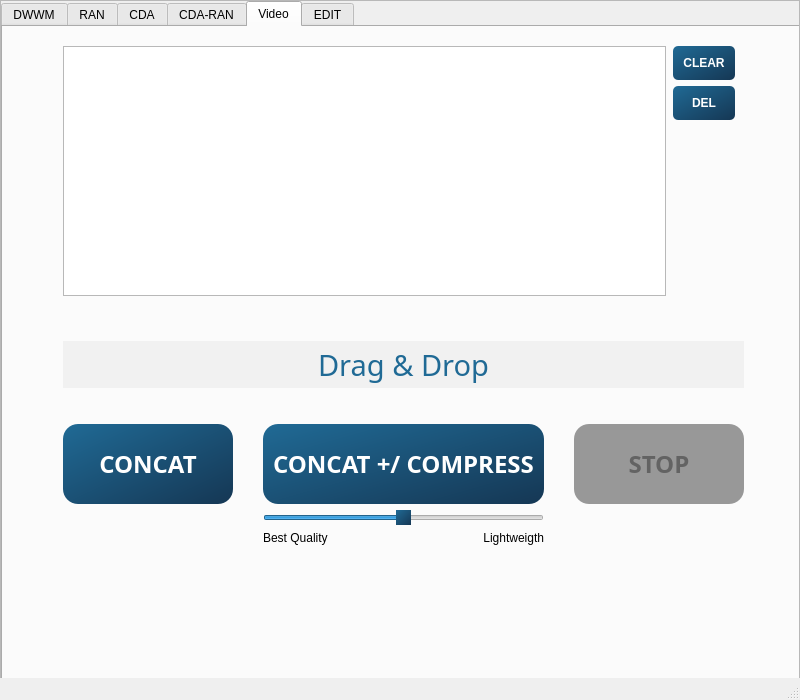
<?xml version="1.0" encoding="UTF-8"?>
<ui version="4.0">
 <class>MainWindow</class>
 <widget class="QMainWindow" name="MainWindow">
  <property name="geometry">
   <rect>
    <x>0</x>
    <y>0</y>
    <width>800</width>
    <height>700</height>
   </rect>
  </property>
  <property name="sizePolicy">
   <sizepolicy hsizetype="Fixed" vsizetype="Fixed">
    <horstretch>0</horstretch>
    <verstretch>0</verstretch>
   </sizepolicy>
  </property>
  <property name="maximumSize">
   <size>
    <width>800</width>
    <height>700</height>
   </size>
  </property>
  <property name="windowTitle">
   <string>MainWindow</string>
  </property>
  <property name="documentMode">
   <bool>false</bool>
  </property>
  <widget class="QWidget" name="centralwidget">
   <property name="sizePolicy">
    <sizepolicy hsizetype="Expanding" vsizetype="Expanding">
     <horstretch>0</horstretch>
     <verstretch>0</verstretch>
    </sizepolicy>
   </property>
   <property name="inputMethodHints">
    <set>Qt::ImhNone</set>
   </property>
   <widget class="QScrollArea" name="scrollArea_3">
    <property name="geometry">
     <rect>
      <x>0</x>
      <y>0</y>
      <width>800</width>
      <height>700</height>
     </rect>
    </property>
    <property name="widgetResizable">
     <bool>true</bool>
    </property>
    <widget class="QWidget" name="scrollAreaWidgetContents">
     <property name="geometry">
      <rect>
       <x>0</x>
       <y>0</y>
       <width>798</width>
       <height>698</height>
      </rect>
     </property>
     <widget class="QTabWidget" name="tabWidget">
      <property name="geometry">
       <rect>
        <x>0</x>
        <y>0</y>
        <width>800</width>
        <height>700</height>
       </rect>
      </property>
      <property name="minimumSize">
       <size>
        <width>800</width>
        <height>700</height>
       </size>
      </property>
      <property name="tabShape">
       <enum>QTabWidget::Rounded</enum>
      </property>
      <property name="currentIndex">
       <number>4</number>
      </property>
      <property name="tabsClosable">
       <bool>false</bool>
      </property>
      <property name="movable">
       <bool>false</bool>
      </property>
      <widget class="QWidget" name="dwwmTab">
       <attribute name="title">
        <string>DWWM</string>
       </attribute>
       <widget class="QScrollArea" name="DwwmScrollArea">
        <property name="geometry">
         <rect>
          <x>0</x>
          <y>0</y>
          <width>797</width>
          <height>680</height>
         </rect>
        </property>
        <property name="widgetResizable">
         <bool>true</bool>
        </property>
        <widget class="QWidget" name="scrollAreaWidgetContents_2">
         <property name="geometry">
          <rect>
           <x>0</x>
           <y>0</y>
           <width>795</width>
           <height>678</height>
          </rect>
         </property>
        </widget>
       </widget>
      </widget>
      <widget class="QWidget" name="ranTab">
       <attribute name="title">
        <string>RAN</string>
       </attribute>
       <widget class="QScrollArea" name="RanScrollArea">
        <property name="geometry">
         <rect>
          <x>0</x>
          <y>0</y>
          <width>797</width>
          <height>680</height>
         </rect>
        </property>
        <property name="widgetResizable">
         <bool>true</bool>
        </property>
        <widget class="QWidget" name="scrollAreaWidgetContents_4">
         <property name="geometry">
          <rect>
           <x>0</x>
           <y>0</y>
           <width>795</width>
           <height>678</height>
          </rect>
         </property>
        </widget>
       </widget>
      </widget>
      <widget class="QWidget" name="cdaTab">
       <attribute name="title">
        <string>CDA</string>
       </attribute>
       <widget class="QScrollArea" name="RanScrollArea_2">
        <property name="geometry">
         <rect>
          <x>0</x>
          <y>0</y>
          <width>797</width>
          <height>680</height>
         </rect>
        </property>
        <property name="widgetResizable">
         <bool>true</bool>
        </property>
        <widget class="QWidget" name="scrollAreaWidgetContents_5">
         <property name="geometry">
          <rect>
           <x>0</x>
           <y>0</y>
           <width>795</width>
           <height>678</height>
          </rect>
         </property>
        </widget>
       </widget>
      </widget>
      <widget class="QWidget" name="cdaRanTab">
       <attribute name="title">
        <string>CDA-RAN</string>
       </attribute>
       <widget class="QScrollArea" name="RanScrollArea_3">
        <property name="geometry">
         <rect>
          <x>0</x>
          <y>0</y>
          <width>797</width>
          <height>680</height>
         </rect>
        </property>
        <property name="widgetResizable">
         <bool>true</bool>
        </property>
        <widget class="QWidget" name="scrollAreaWidgetContents_6">
         <property name="geometry">
          <rect>
           <x>0</x>
           <y>0</y>
           <width>795</width>
           <height>678</height>
          </rect>
         </property>
        </widget>
       </widget>
      </widget>
      <widget class="QWidget" name="tab">
       <property name="acceptDrops">
        <bool>false</bool>
       </property>
       <attribute name="title">
        <string>Video</string>
       </attribute>
       <widget class="QWidget" name="verticalLayoutWidget">
        <property name="geometry">
         <rect>
          <x>60</x>
          <y>10</y>
          <width>681</width>
          <height>621</height>
         </rect>
        </property>
        <layout class="QVBoxLayout" name="verticalLayout">
         <item>
          <layout class="QHBoxLayout" name="horizontalLayout_2" stretch="0,0">
           <item>
            <widget class="QListWidget" name="filesList">
             <property name="enabled">
              <bool>true</bool>
             </property>
             <property name="sizePolicy">
              <sizepolicy hsizetype="Expanding" vsizetype="Maximum">
               <horstretch>0</horstretch>
               <verstretch>0</verstretch>
              </sizepolicy>
             </property>
             <property name="minimumSize">
              <size>
               <width>0</width>
               <height>250</height>
              </size>
             </property>
             <property name="styleSheet">
              <string notr="true">QListWidget{color:#206a95;border-color#206a95;}

QListWidget:disabled{color:grey}</string>
             </property>
             <property name="dragDropMode">
              <enum>QAbstractItemView::InternalMove</enum>
             </property>
             <property name="sortingEnabled">
              <bool>false</bool>
             </property>
            </widget>
           </item>
           <item>
            <widget class="QWidget" name="widget" native="true">
             <layout class="QVBoxLayout" name="verticalLayout_2">
              <property name="sizeConstraint">
               <enum>QLayout::SetDefaultConstraint</enum>
              </property>
              <property name="leftMargin">
               <number>1</number>
              </property>
              <item>
               <widget class="QPushButton" name="clearBtn">
                <property name="enabled">
                 <bool>true</bool>
                </property>
                <property name="sizePolicy">
                 <sizepolicy hsizetype="Fixed" vsizetype="Fixed">
                  <horstretch>0</horstretch>
                  <verstretch>0</verstretch>
                 </sizepolicy>
                </property>
                <property name="cursor">
                 <cursorShape>PointingHandCursor</cursorShape>
                </property>
                <property name="layoutDirection">
                 <enum>Qt::LeftToRight</enum>
                </property>
                <property name="styleSheet">
                 <string notr="true">QPushButton{background-color: qlineargradient(x1: 0, y1:0, x2: 1, y2:1, stop: 0 #206a95, stop: 1 #153754); border-radius:5;color: white; font-weight:600;padding :10px}

QPushButton:disabled {
background-color:#989898;
color:#636363
}</string>
                </property>
                <property name="text">
                 <string>CLEAR</string>
                </property>
               </widget>
              </item>
              <item>
               <widget class="QPushButton" name="delListBtn">
                <property name="enabled">
                 <bool>true</bool>
                </property>
                <property name="cursor">
                 <cursorShape>PointingHandCursor</cursorShape>
                </property>
                <property name="layoutDirection">
                 <enum>Qt::LeftToRight</enum>
                </property>
                <property name="styleSheet">
                 <string notr="true">QPushButton{background-color: qlineargradient(x1: 0, y1:0, x2: 1, y2:1, stop: 0 #206a95, stop: 1 #153754); border-radius:5;color: white; font-weight:600;padding :10px}

QPushButton:disabled {
background-color:#989898;
color:#636363
}</string>
                </property>
                <property name="text">
                 <string>DEL</string>
                </property>
               </widget>
              </item>
              <item>
               <widget class="QLabel" name="label">
                <property name="sizePolicy">
                 <sizepolicy hsizetype="Preferred" vsizetype="Fixed">
                  <horstretch>0</horstretch>
                  <verstretch>30</verstretch>
                 </sizepolicy>
                </property>
                <property name="minimumSize">
                 <size>
                  <width>0</width>
                  <height>170</height>
                 </size>
                </property>
                <property name="text">
                 <string/>
                </property>
               </widget>
              </item>
             </layout>
            </widget>
           </item>
          </layout>
         </item>
         <item>
          <widget class="QLabel" name="dropArea">
           <property name="enabled">
            <bool>true</bool>
           </property>
           <property name="sizePolicy">
            <sizepolicy hsizetype="Minimum" vsizetype="Preferred">
             <horstretch>0</horstretch>
             <verstretch>0</verstretch>
            </sizepolicy>
           </property>
           <property name="font">
            <font>
             <family>Victor Mono</family>
             <pointsize>22</pointsize>
             <weight>50</weight>
             <italic>false</italic>
             <bold>false</bold>
             <underline>false</underline>
             <strikeout>false</strikeout>
            </font>
           </property>
           <property name="cursor">
            <cursorShape>OpenHandCursor</cursorShape>
           </property>
           <property name="styleSheet">
            <string notr="true">QLabel:enabled{background:#F1F1F1;color:#206a95; margin:30 0;}

Qlabel:disabled{color:#636363}</string>
           </property>
           <property name="text">
            <string>Drag &amp; Drop</string>
           </property>
           <property name="textFormat">
            <enum>Qt::AutoText</enum>
           </property>
           <property name="alignment">
            <set>Qt::AlignCenter</set>
           </property>
           <property name="margin">
            <number>0</number>
           </property>
          </widget>
         </item>
         <item>
          <layout class="QGridLayout" name="gridLayout">
           <property name="leftMargin">
            <number>0</number>
           </property>
           <property name="rightMargin">
            <number>0</number>
           </property>
           <property name="horizontalSpacing">
            <number>30</number>
           </property>
           <item row="0" column="0">
            <widget class="QPushButton" name="concatBtn">
             <property name="enabled">
              <bool>true</bool>
             </property>
             <property name="minimumSize">
              <size>
               <width>0</width>
               <height>80</height>
              </size>
             </property>
             <property name="font">
              <font>
               <family>Victor Mono SemiBold</family>
               <pointsize>18</pointsize>
               <weight>75</weight>
               <bold>true</bold>
              </font>
             </property>
             <property name="cursor">
              <cursorShape>PointingHandCursor</cursorShape>
             </property>
             <property name="styleSheet">
              <string notr="true">QPushButton{background-color: qlineargradient(x1: 0, y1:0, x2: 1, y2:1, stop: 0 #206a95, stop: 1 #153754); border-radius:15;color: white; font-weight:600;padding :10px}

QPushButton:disabled {
background-color:#989898;
color:#636363
}</string>
             </property>
             <property name="text">
              <string>CONCAT</string>
             </property>
            </widget>
           </item>
           <item row="0" column="1">
            <widget class="QPushButton" name="compressBtn">
             <property name="enabled">
              <bool>true</bool>
             </property>
             <property name="minimumSize">
              <size>
               <width>0</width>
               <height>80</height>
              </size>
             </property>
             <property name="font">
              <font>
               <family>Victor Mono SemiBold</family>
               <pointsize>18</pointsize>
               <weight>75</weight>
               <bold>true</bold>
              </font>
             </property>
             <property name="cursor">
              <cursorShape>PointingHandCursor</cursorShape>
             </property>
             <property name="styleSheet">
              <string notr="true">QPushButton{background-color: qlineargradient(x1: 0, y1:0, x2: 1, y2:1, stop: 0 #206a95, stop: 1 #153754); border-radius:15;color: white; font-weight:600;padding :10px}

QPushButton:disabled {
background-color:#989898;
color:#636363
}</string>
             </property>
             <property name="text">
              <string>CONCAT +/ COMPRESS</string>
             </property>
            </widget>
           </item>
           <item row="0" column="2">
            <widget class="QPushButton" name="stopBtn">
             <property name="enabled">
              <bool>false</bool>
             </property>
             <property name="minimumSize">
              <size>
               <width>0</width>
               <height>80</height>
              </size>
             </property>
             <property name="font">
              <font>
               <family>Victor Mono SemiBold</family>
               <pointsize>18</pointsize>
               <weight>75</weight>
               <bold>true</bold>
              </font>
             </property>
             <property name="cursor">
              <cursorShape>PointingHandCursor</cursorShape>
             </property>
             <property name="styleSheet">
              <string notr="true">QPushButton{background-color: qlineargradient(x1: 0, y1:0, x2: 1, y2:1, stop: 0 #206a95, stop: 1 #153754); border-radius:15;color: white; font-weight:600;padding :10px}

QPushButton:disabled {
background-color:#989898;
color:#636363
}</string>
             </property>
             <property name="text">
              <string>STOP</string>
             </property>
            </widget>
           </item>
           <item row="1" column="1">
            <widget class="QSlider" name="compressSlider">
             <property name="enabled">
              <bool>true</bool>
             </property>
             <property name="sizePolicy">
              <sizepolicy hsizetype="Minimum" vsizetype="Fixed">
               <horstretch>0</horstretch>
               <verstretch>0</verstretch>
              </sizepolicy>
             </property>
             <property name="cursor">
              <cursorShape>PointingHandCursor</cursorShape>
             </property>
             <property name="styleSheet">
              <string notr="true">QSlider::handle:horizontal {background: qlineargradient(x1: 0, y1:0, x2: 1, y2:1, stop: 0 #206a95, stop: 1 #153754);}

QSlider::handle:horizontal:disabled{
	background: #636363
}</string>
             </property>
             <property name="minimum">
              <number>20</number>
             </property>
             <property name="maximum">
              <number>40</number>
             </property>
             <property name="value">
              <number>30</number>
             </property>
             <property name="sliderPosition">
              <number>30</number>
             </property>
             <property name="orientation">
              <enum>Qt::Horizontal</enum>
             </property>
            </widget>
           </item>
           <item row="2" column="1">
            <layout class="QHBoxLayout" name="horizontalLayout_3">
             <item>
              <widget class="QLabel" name="label_4">
               <property name="text">
                <string>Best Quality</string>
               </property>
              </widget>
             </item>
             <item>
              <widget class="QLabel" name="label_3">
               <property name="text">
                <string>Lightweigth</string>
               </property>
               <property name="alignment">
                <set>Qt::AlignRight|Qt::AlignTrailing|Qt::AlignVCenter</set>
               </property>
              </widget>
             </item>
            </layout>
           </item>
          </layout>
         </item>
         <item>
          <widget class="QLabel" name="videoInfos">
           <property name="sizePolicy">
            <sizepolicy hsizetype="Ignored" vsizetype="Preferred">
             <horstretch>0</horstretch>
             <verstretch>0</verstretch>
            </sizepolicy>
           </property>
           <property name="minimumSize">
            <size>
             <width>0</width>
             <height>0</height>
            </size>
           </property>
           <property name="font">
            <font>
             <pointsize>10</pointsize>
            </font>
           </property>
           <property name="styleSheet">
            <string notr="true">color:#206a95;margin:0 20 0 0</string>
           </property>
           <property name="text">
            <string/>
           </property>
           <property name="alignment">
            <set>Qt::AlignLeading|Qt::AlignLeft|Qt::AlignTop</set>
           </property>
           <property name="wordWrap">
            <bool>true</bool>
           </property>
          </widget>
         </item>
        </layout>
       </widget>
      </widget>
      <widget class="QWidget" name="editTab">
       <attribute name="title">
        <string>EDIT</string>
       </attribute>
       <widget class="QScrollArea" name="RanScrollArea_4">
        <property name="geometry">
         <rect>
          <x>0</x>
          <y>0</y>
          <width>797</width>
          <height>680</height>
         </rect>
        </property>
        <property name="widgetResizable">
         <bool>true</bool>
        </property>
        <widget class="QWidget" name="scrollAreaWidgetContents_7">
         <property name="geometry">
          <rect>
           <x>0</x>
           <y>0</y>
           <width>795</width>
           <height>678</height>
          </rect>
         </property>
         <widget class="QTabWidget" name="tabWidgetEdit">
          <property name="geometry">
           <rect>
            <x>0</x>
            <y>0</y>
            <width>791</width>
            <height>631</height>
           </rect>
          </property>
          <property name="currentIndex">
           <number>0</number>
          </property>
          <widget class="QWidget" name="categoriesTab">
           <attribute name="title">
            <string>Categories</string>
           </attribute>
          </widget>
          <widget class="QWidget" name="coursesTab">
           <attribute name="title">
            <string>Courses</string>
           </attribute>
          </widget>
         </widget>
        </widget>
       </widget>
      </widget>
     </widget>
    </widget>
   </widget>
  </widget>
  <widget class="QMenuBar" name="menubar">
   <property name="geometry">
    <rect>
     <x>0</x>
     <y>0</y>
     <width>800</width>
     <height>21</height>
    </rect>
   </property>
  </widget>
  <widget class="QStatusBar" name="statusbar"/>
 </widget>
 <resources/>
 <connections/>
</ui>
